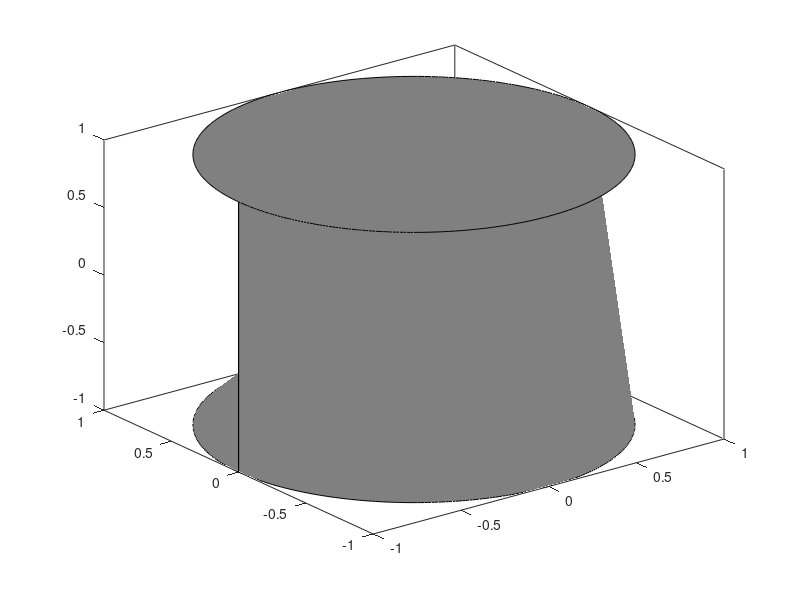

The MATLAB script that drew this image: (Note: this script raises an error after producing the figure.)
function plotUnitCylinderSolid(zlims,radius,color)
if nargin==0
	% test example
	zlims = [-1,1];
	radius = 1;
end

if nargin<3
	color = 0.5*[1,1,1];
end

theta = linspace(0,pi,200)';
x = cos(theta)*radius;
y = sin(theta)*radius;
o = ones(size(theta));

barsX = [x,x,nan(size(x))]; barsX = barsX(1:10:end,:)';
barsY = [y,y,nan(size(x))]; barsY = barsY(1:10:end,:)';
barsZ = [o*zlims(1),o*zlims(2),nan(size(x))]; barsZ = barsZ(1:10:end,:)';


X = cat(1,x,flipud(x));
Y = cat(1,y,flipud(y));
Z = cat(1,o*zlims(1),o*zlims(2));
h = fill3(X,Y,Z,...
	color,...
	X,-Y,Z,...
	color);
h(1).EdgeColor = 'None';
h(2).EdgeColor = 'None';
hold on
plot3(x,y,o*zlims(1),...
	x,y,o*zlims(2),...
	x,-y,o*zlims(1),...
	x,-y,o*zlims(2),...
	'-','Color',color)
hold off
set(gca,'ColorOrderIndex',1)